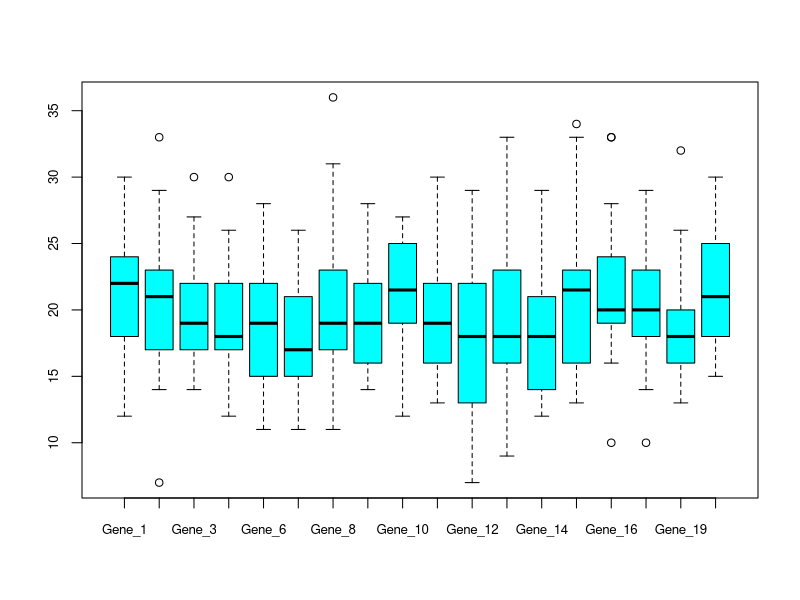
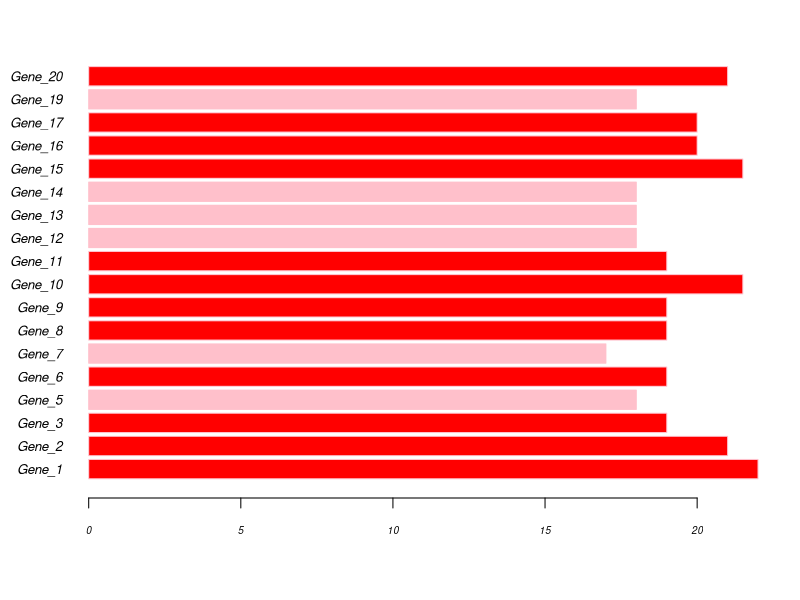
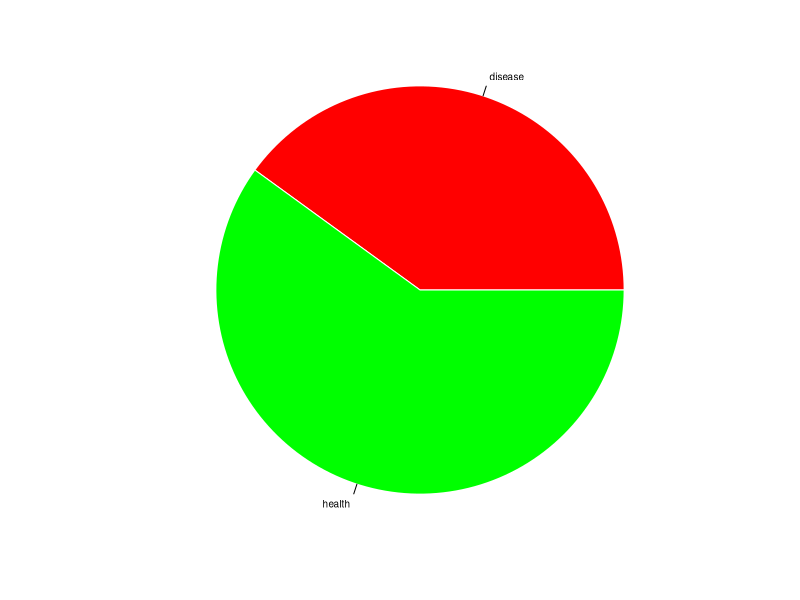

The R script that drew these images, in order:
## ---------------------------
##
## Script name: Main.R
##
## Purpose of script:
##
## Author: Konstantinos Perperidis
##
## Date Created: 2024-03-26
##
## Email: k.a.perperidis@gmail.com
##        std531050@ac.eap.gr
##
## ---------------------------

install.packages("dplyr");
library("dplyr");
library("scales");
library("tidyverse");

# 1 - Read data from file into a variable.
rna.seq.data <- read.csv("rna_seq_data.csv");
rna.seq.data <- rna.seq.data %>% remove_rownames %>% column_to_rownames(var = "X")

# 2.
# 2.1 - Find Genes wih na-values.
genes.na.values <- colnames(rna.seq.data)[colSums(is.na(rna.seq.data)) > 0];

# 2.2 - Register the percentage of na values per column and remove the ones with pct>0 from the data frame.
pct.col.na <- sapply(rna.seq.data, function(c) (sum(is.na(c) / nrow(rna.seq.data))));
na.genes <- names(pct.col.na[pct.col.na != 0]);
rna.seq.data.clean <- rna.seq.data[, !(colnames(rna.seq.data) %in% na.genes)];

# 3.
# 3.1 - For each column find the max. expression value.
max.gene.expression <- rna.seq.data.clean %>% summarize_if(is.numeric, max);

# 3.2 - For each column find the min. expression value.
min.gene.expression <- rna.seq.data.clean %>% summarize_if(is.numeric, min);

# 3.3 - For each column find the mean expression value.
mean.gene.expression <- rna.seq.data.clean %>% summarize_if(is.numeric, mean);

# 3.4 - For each column find the median expression value.
median.gene.expression <- rna.seq.data.clean %>% summarize_if(is.numeric, median);

# 3.5 - Add new rows to the dataframe containing all above measures for each column.
rna.seq.data.measured <- rbind(rna.seq.data.clean, Max = max.gene.expression, Min = min.gene.expression, Mean = mean.gene.expression, Median = median.gene.expression);

# 4. - Find how many samples are higher than the median (outliers) for Genes 3 and 15
# 4.1 - Calc. for Gene 3
gene_3.median <- rna.seq.data.measured["Median", "Gene_3"];
gene_3.outliers <- rna.seq.data.clean[rna.seq.data.clean$Gene_3 > gene_3.median,]$Gene_3;

# 4.2 - Calc. for Gene 15
gene_15.median <- rna.seq.data.measured["Median", "Gene_15"];
gene_15.outliers <- rna.seq.data.clean[rna.seq.data.clean$Gene_15 > gene_15.median,]$Gene_15;

print(sprintf("Gene 3  - median = %s ; outliers=[%s]", gene_3.median, paste(gene_3.outliers, collapse=",")));
print(sprintf("Gene 15 - median = %s ; outliers=[%s]", gene_15.median, paste(gene_15.outliers, collapse=",")));

# print(sprintf("The total G-C Content for the given sequence 
#  equals to: %s", percent(calcGCContent(dnaSequence), 
#                          accuracy = 0.2)), quote = FALSE);

# 5. - Create boxplot for each Gene with their corresponding expression values.
boxplot(rna.seq.data.clean, col="cyan", cex.axis=0.8)

# 6. - Create bar plots with the Median value of each Gene's expression.
all.median <- rna.seq.data.measured["Median",]
list.median.vals <- unlist(all.median)
barplot(unlist(all.median), 
        horiz = TRUE, 
        las = 1, 
        border = "pink", 
        font = 3, 
        cex.names = 0.8, 
        cex.axis = 0.6, 
        ylim=c(0,20), 
        col=ifelse(unlist(all.median)>=19, "red", "pink"));

# 7. - Segregate data into vectors and Visualize pathological samples in a Pie Chart.
# 7.1 - Create a vector with the results
results <- c(rep("disease", 12), rep("health", 18))
# 7.2 - Create yet another vector based on the results by providing captions which correspond to the rownames of the cleaned-up DF.
names(results) <-row.names(rna.seq.data.clean);
# 7.3 - Create the PieChart - consolidate the vector as a table which sums up results per category
pie(table(results), col=c("red","green"), border="white", radius=1.06, cex=0.6);
